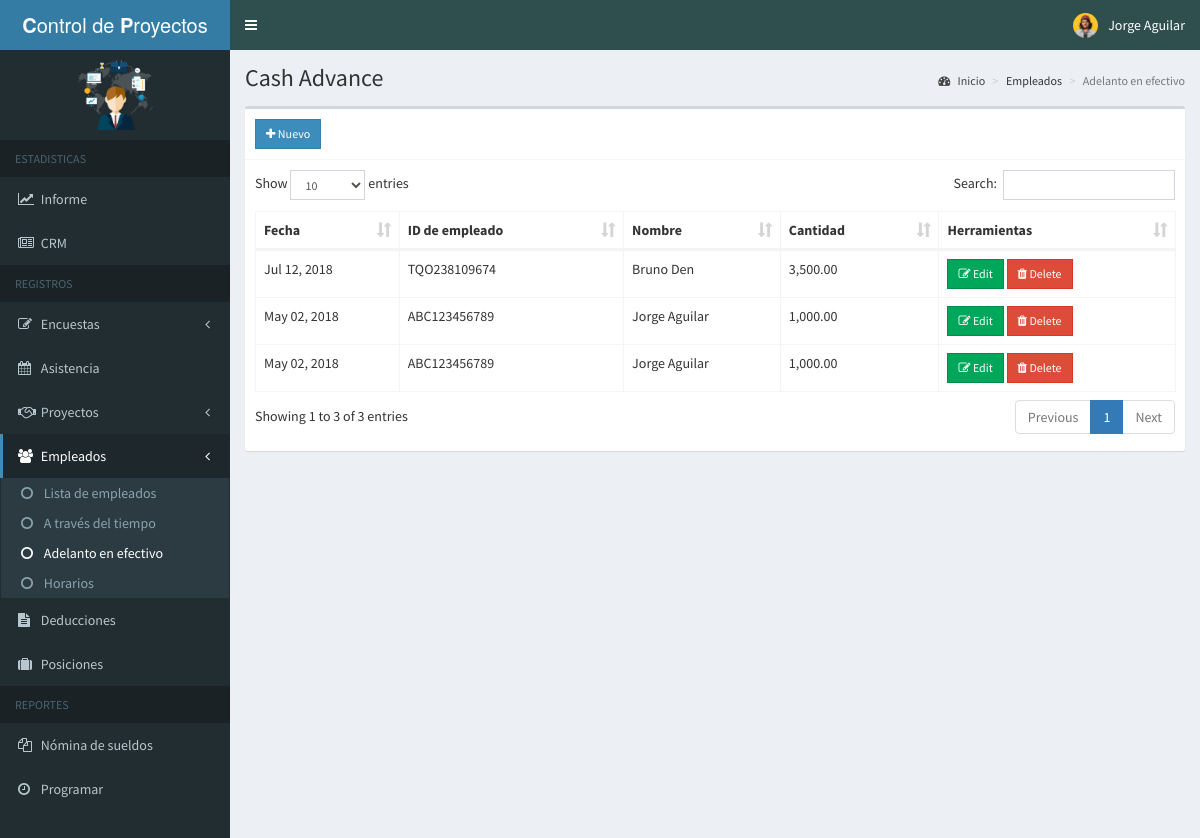
Screenshot of /sistema/admin/cashadvance.php (signed in) with the database file from the repository.
### tables this page shows
CREATE TABLE IF NOT EXISTS `cashadvance` (
  `id` int(11) NOT NULL AUTO_INCREMENT,
  `date_advance` date NOT NULL,
  `employee_id` varchar(15) NOT NULL,
  `amount` double NOT NULL,
  PRIMARY KEY (`id`)
);

CREATE TABLE IF NOT EXISTS `employees` (
  `id` int(11) NOT NULL AUTO_INCREMENT,
  `employee_id` varchar(15) NOT NULL,
  `firstname` varchar(50) NOT NULL,
  `lastname` varchar(50) NOT NULL,
  `address` text NOT NULL,
  `birthdate` date NOT NULL,
  `contact_info` varchar(100) NOT NULL,
  `gender` varchar(10) NOT NULL,
  `position_id` int(11) NOT NULL,
  `schedule_id` int(11) NOT NULL,
  `photo` varchar(200) NOT NULL,
  `created_on` date NOT NULL,
  PRIMARY KEY (`id`)
);

### sistema/admin/includes/session.php (called while the page is built, shortened)
<?php
	include 'includes/conn.php';
	$sql = "SELECT * FROM admin WHERE id = '".$_SESSION['admin']."'";
	$query = $conn->query($sql);
	$user = $query->fetch_assoc();
?>

### sistema/admin/cashadvance.php (the view, shortened to what this page needs)
<?php include 'includes/session.php'; ?>
<?php include 'includes/header.php'; ?>
<body class="hold-transition skin-blue sidebar-mini">
<div class="wrapper">
  <?php include 'includes/navbar.php'; ?>
  <?php include 'includes/menubar.php'; ?>
  <div class="content-wrapper">
    <section class="content-header">
      <h1>
        Cash Advance
      </h1>
      <ol class="breadcrumb">
        <li><a href="#"><i class="fa fa-dashboard"></i> Inicio</a></li>
        <li>Empleados</li>
        <li class="active">Adelanto en efectivo</li>
      </ol>
    </section>
    <section class="content">
      <div class="row">
        <div class="col-xs-12">
          <div class="box">
            <div class="box-header with-border">
              <a href="#addnew" data-toggle="modal" class="btn btn-primary btn-sm btn-flat"><i class="fa fa-plus"></i> Nuevo</a>
            </div>
            <div class="box-body">
              <table id="example1" class="table table-bordered">
                <thead>
                  <th>Fecha</th>
                  <th>ID de empleado</th>
                  <th>Nombre</th>
                  <th>Cantidad</th>
                  <th>Herramientas</th>
                </thead>
                <tbody>
                  <?php
                    $sql = "SELECT *, cashadvance.id AS caid, employees.employee_id AS empid FROM cashadvance LEFT JOIN employees ON employees.id=cashadvance.employee_id ORDER BY date_advance DESC";
                    $query = $conn->query($sql);
                    while($row = $query->fetch_assoc()){
                      echo "
                        <tr>
                          <td class='hidden'></td>
                          <td>".date('M d, Y', strtotime($row['date_advance']))."</td>
                          <td>".$row['empid']."</td>
                          <td>".$row['firstname'].' '.$row['lastname']."</td>
                          <td>".number_format($row['amount'], 2)."</td>
                          <td>
                            <button class='btn btn-success btn-sm edit btn-flat' data-id='".$row['caid']."'><i class='fa fa-edit'></i> Edit</button>
                            <button class='btn btn-danger btn-sm delete btn-flat' data-id='".$row['caid']."'><i class='fa fa-trash'></i> Delete</button>
                          </td>
                        </tr>
                      ";
                    }
                  ?>
                </tbody>
              </table>
            </div>
          </div>
        </div>
      </div>
    </section>
  </div>
</div>
</body>
</html>

### sistema/admin/includes/navbar.php (shortened to what this page needs)
<header class="main-header">
    <a href="home.php" class="logo">
      <span class="logo-lg"><b>C</b>ontrol de <b>P</b>royectos</span>
    </a>
    <nav class="navbar navbar-static-top">
      <a href="#" class="sidebar-toggle" data-toggle="push-menu" role="button">
      </a>
      <div class="navbar-custom-menu">
        <ul class="nav navbar-nav">
          <li class="dropdown user user-menu">
            <a href="#" class="dropdown-toggle" data-toggle="dropdown">
              <img src="<?php echo (!empty($user['photo'])) ? '../images/'.$user['photo'] : '../images/profile.jpg'; ?>" class="user-image" alt="User Image">
              <span class="hidden-xs"><?php echo $user['firstname'].' '.$user['lastname']; ?></span>
            </a>
          </li>
        </ul>
      </div>
    </nav>
  </header>

### rows the page displays
cashadvance: date_advance "Jul 12, 2018", employee.employee_id "TQO238109674", employee.firstname "Bruno", employee.lastname "Den", amount "3,500.00"
cashadvance: date_advance "May 02, 2018", employee.employee_id "ABC123456789", employee.firstname "Jorge", employee.lastname "Aguilar", amount "1,000.00"
cashadvance: date_advance "May 02, 2018", employee.employee_id "ABC123456789", employee.firstname "Jorge", employee.lastname "Aguilar", amount "1,000.00"

### other values shown
$user['firstname'] "Jorge"
$user['lastname'] "Aguilar"
